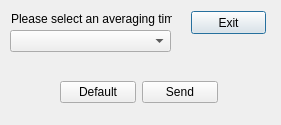
<?xml version="1.0" encoding="UTF-8"?>
<ui version="4.0">
 <class>AvgTimeSelection</class>
 <widget class="QDialog" name="AvgTimeSelection">
  <property name="geometry">
   <rect>
    <x>0</x>
    <y>0</y>
    <width>281</width>
    <height>125</height>
   </rect>
  </property>
  <property name="windowTitle">
   <string>Averaging Time Selection</string>
  </property>
  <property name="windowIcon">
   <iconset resource="resources.qrc">
    <normaloff>:/qresource/icon_200x200.png</normaloff>:/qresource/icon_200x200.png</iconset>
  </property>
  <widget class="QLabel" name="label">
   <property name="geometry">
    <rect>
     <x>11</x>
     <y>11</y>
     <width>161</width>
     <height>16</height>
    </rect>
   </property>
   <property name="text">
    <string>Please select an averaging time: </string>
   </property>
  </widget>
  <widget class="QComboBox" name="AvgTimeComboBox">
   <property name="geometry">
    <rect>
     <x>10</x>
     <y>30</y>
     <width>161</width>
     <height>22</height>
    </rect>
   </property>
  </widget>
  <widget class="QPushButton" name="OK_button">
   <property name="geometry">
    <rect>
     <x>191</x>
     <y>11</y>
     <width>75</width>
     <height>23</height>
    </rect>
   </property>
   <property name="text">
    <string>Exit</string>
   </property>
  </widget>
  <widget class="QWidget" name="layoutWidget">
   <property name="geometry">
    <rect>
     <x>60</x>
     <y>80</y>
     <width>158</width>
     <height>25</height>
    </rect>
   </property>
   <layout class="QHBoxLayout" name="horizontalLayout">
    <item>
     <widget class="QPushButton" name="defaultButton">
      <property name="text">
       <string>Default</string>
      </property>
     </widget>
    </item>
    <item>
     <widget class="QPushButton" name="sendButton">
      <property name="text">
       <string>Send</string>
      </property>
     </widget>
    </item>
   </layout>
  </widget>
 </widget>
 <resources>
  <include location="resources.qrc"/>
 </resources>
 <connections/>
</ui>
